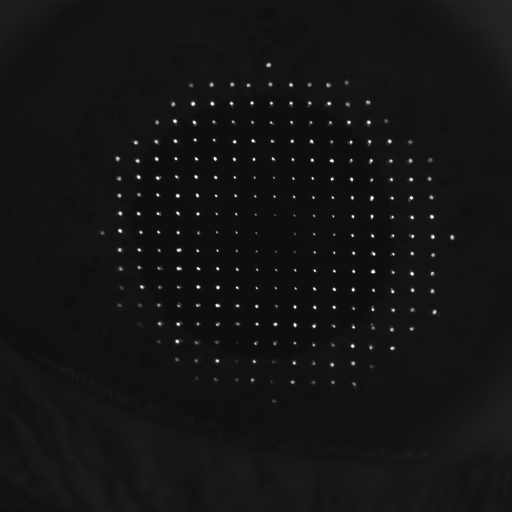
#> input picture 21-09-26-VL-Analysis/images/ojoizq2907sma.jpg, 1024 x 1024 px (shown at 1/2 size)
$ jupyter execute --allow-errors imgprocessing_od.ipynb
#> lines starting #> are read from the running program, lines starting #| are printed output that depends on the picture; after the words box and inside, x2 and y2 are one past the last pixel; in counts of white or black regions, pixels touching at a corner belong together
[cell 1]
import cv2 as cv
import numpy as np
import matplotlib.pyplot as plt
import os
import scipy.ndimage as ndi
from sklearn.cluster import KMeans
import pandas as pd

[cell 2]
root = os.getcwd()
print(root)
input_img_path = "./../images/ojoizq2907sma.jpg"
img_gray = cv.imread(input_img_path, cv.IMREAD_GRAYSCALE) #Rows and columns
#> img_gray is the input picture: shape (1024, 1024); min 0, max 255, mean 19.9

[cell 3]
plt.figure(figsize=(10,10))
plt.imshow(img_gray, cmap="gray")

[cell 4]
# --- 1. Parameters ---
threshold_value = 36
expected_spots = 252  # The number of spots detectable by the camera
number_of_columns = 19
output_filename = './../data/21-09-26-od.txt'

# --- 2. Load the Image ---
root = os.getcwd()
img_path = os.path.join(root, input_img_path)
# Ensure the slicing [:, 72:552] matches your specific image ROI
img_gray = cv.imread(img_path, cv.IMREAD_GRAYSCALE)

if img_gray is None:
    print(f"Error: Could not load image '{img_path}'.")
else:
    # Apply the crop as per your snippet
    print(f"Successfully loaded image with shape {img_gray.shape}")
#| Successfully loaded image with shape (1024, 1024)

    # --- 3. Isolate the Spots ---
    ret, binary_mask = cv.threshold(img_gray, threshold_value, 255, cv.THRESH_BINARY)
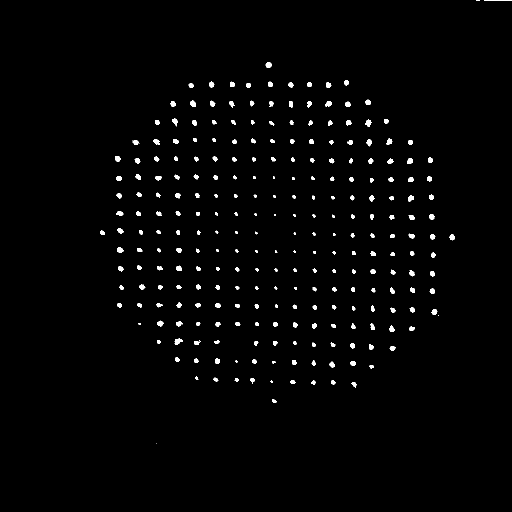
#> binary_mask: shape (1024, 1024) (shown at 1/2 size); 1.5% white; 262 white regions (18 under 20 px), largest, box (x1, y1, x2, y2) and area: (349, 677, 366, 690) 129, (731, 239, 743, 254) 117, (531, 124, 544, 136) 111
#> ret = 36
    print(f"Created binary mask with threshold={threshold_value}.")

    # --- 4. Find Labels and Stats ---
    num_labels, labels_matrix, stats, centroids = cv.connectedComponentsWithStats(binary_mask)
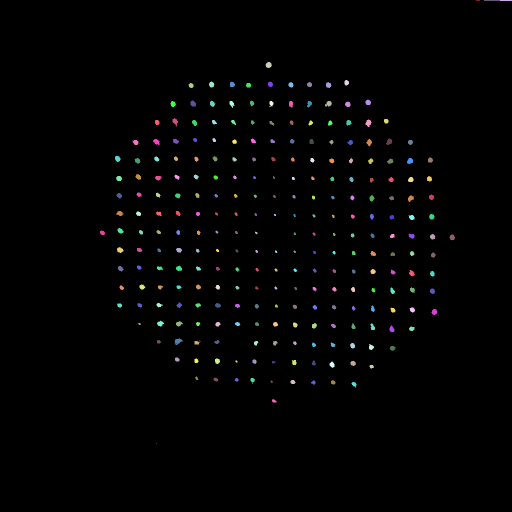
#> labels_matrix: shape (1024, 1024) int32 (shown at 1/2 size); 263 distinct labels, from 0 to 262; one colour per label, 0 black
#> num_labels = 263; stats = 263 rows, first 6: [0, 0, 1024, 1024, 1032628], [952, 0, 8, 1, 8], [968, 0, 56, 2, 80], [531, 124, 13, 12, 111], [689, 160, 9, 11, 79], [418, 163, 11, 12, 95]; centroids = 263 pairs, first value 204.3 to 1000.3, second value 0 to 887

    all_blob_sizes = stats[1:, cv.CC_STAT_AREA]
#> all_blob_sizes = 262 values, max 129 at index 226, min 1 at index 52, mean 60.87
    all_blob_sizes_sorted = sorted(all_blob_sizes, reverse=True)
#> all_blob_sizes_sorted = 262 values, max 129 at index 0, min 1 at index 257, mean 60.87

    print(f"Found {len(all_blob_sizes_sorted)} total blobs.")
#| Found 262 total blobs.

    # --- 5 & 6. Logic to Find Valid Indices ---
    valid_indices = []

    if len(all_blob_sizes_sorted) < expected_spots:
        print(f"*** ERROR: Found fewer than {expected_spots} spots. Lower the threshold. ***")

    elif len(all_blob_sizes_sorted) == expected_spots:
        # CASE 2: Exact match (No noise)
        print(f"--- Exact match ({expected_spots} spots). Keeping all. ---")
        valid_indices = list(range(1, num_labels)) # Keep all labels

    else:
        # CASE 3: More spots than expected (Filter noise)
        size_of_last_spot = all_blob_sizes_sorted[expected_spots - 1]
#> size_of_last_spot = 14
        size_of_first_noise = all_blob_sizes_sorted[expected_spots]
#> size_of_first_noise = 8
        min_spot_size = (size_of_last_spot + size_of_first_noise) / 2
#> min_spot_size = 11

        print(f"--- Filtering noise. Cutoff size: {int(min_spot_size)} ---")
#| --- Filtering noise. Cutoff size: 11 ---

        for label_id in range(1, num_labels):
            if stats[label_id, cv.CC_STAT_AREA] > min_spot_size:
                valid_indices.append(label_id)
#> after the loop, valid_indices = 252 values from 2 to 261

    # --- Proceed only if we have valid spots ---
    if len(valid_indices) > 0:
        print(f"Processing {len(valid_indices)} valid spots...")
#> (printed output is left out)

        # --- 7. Calculate Centroids ---
        precise_centroids_yx = ndi.center_of_mass(img_gray, labels=labels_matrix, index=valid_indices)
#> precise_centroids_yx = 252 pairs, first value 0.294 to 801.6, second value 204.4 to 1000.3

        # --- 8. Organize with Clustering ---
        centroids_xy = [(coord[1], coord[0]) for coord in precise_centroids_yx]
#> centroids_xy = 252 pairs, first value 204.4 to 1000.3, second value 0.294 to 801.6
        x_coords = np.array([c[0] for c in centroids_xy]).reshape(-1, 1)
#> x_coords = 252 values, max 1000.3 at index 0, min 204.4 at index 119, mean 550.7

        if len(x_coords) < number_of_columns:
            print(f"Error: Not enough spots to form {number_of_columns} columns.")
        else:
            kmeans = KMeans(n_clusters=number_of_columns, n_init=10, random_state=0)
            column_labels = kmeans.fit_predict(x_coords)
#> column_labels = 252 values, max 18 at index 135, min 0 at index 59, mean 8.32

            cluster_centers = kmeans.cluster_centers_.flatten()
            cluster_sort_order = np.argsort(cluster_centers)
            cluster_map = {original: sorted_id for sorted_id, original in enumerate(cluster_sort_order)}

            sortable_list = []
            for i in range(len(centroids_xy)):
                spot_xy = centroids_xy[i]
                original_id = column_labels[i]
                sorted_id = cluster_map[original_id]
                # Sort by Column ID first, then Y-coordinate
                sortable_list.append(((sorted_id, spot_xy[1]), spot_xy))
#> this loop made 252 passes
#> (spot_xy, original_id, sorted_id) on passes 1 to 3: ((1000.3, 0.294), 14, 18), ((536.9, 129.6), 9, 8), ((692.8, 164.9), 13, 12)
#> after the loop, sortable_list = 252 items

            sorted_list = sorted(sortable_list, key=lambda x: x[0])
#> sorted_list = 252 items
            sorted_centroids = [item[1] for item in sorted_list]
#> sorted_centroids has the same summary as centroids_xy

            print("Sorted all centroids correctly using column clustering.")

            # --- 9. Manually Insert the Center Point ---
            manual_point = (550.0, 468.0)
            insert_index = 126

            # Check if the list has the expected spots (252)
            if len(sorted_centroids) == expected_spots:
                sorted_centroids.insert(insert_index, manual_point)
                print(f"Manually inserted point {manual_point} at index {insert_index}.")
            else:
                print(f"*** WARNING: Did not insert manual point. Expected {expected_spots} spots but found {len(sorted_centroids)}. ***")

            # --- 10. Save to File ---
            with open(output_filename, 'w') as f:
                for i, (x, y) in enumerate(sorted_centroids):
                    label = i + 1
                    f.write(f"{label} {x:.8f} {y:.8f}\n")
#> this loop made 253 passes
#> (x, y) on passes 1 to 3: (234.9, 317.1), (237.8, 356.8), (238.3, 390.8)

            print(f"Successfully saved {len(sorted_centroids)} sorted spots to '{output_filename}'.")
#| Successfully saved 253 sorted spots to './../data/21-09-26-od.txt'.
    else:
        print("No valid spots found to process.")

#> (a cell that did not finish here is left out)

#> (a cell that did not finish here is left out)

#> (a cell that did not finish here is left out)

[cell 8]
matA_hpref = np.zeros((1024,1024))

#> (a cell that did not finish here is left out)

#> (a cell that did not finish here is left out)

[cell 11]
plt.figure(figsize=(12,12))
plt.imshow(matA_hpref, cmap="grey")
plt.xlabel('Width [pixels]', size=13)
plt.ylabel('Height [pixels]', size=13)
plt.xticks(np.arange(0, 1024, 50))
plt.yticks(np.arange(0, 1024, 50))
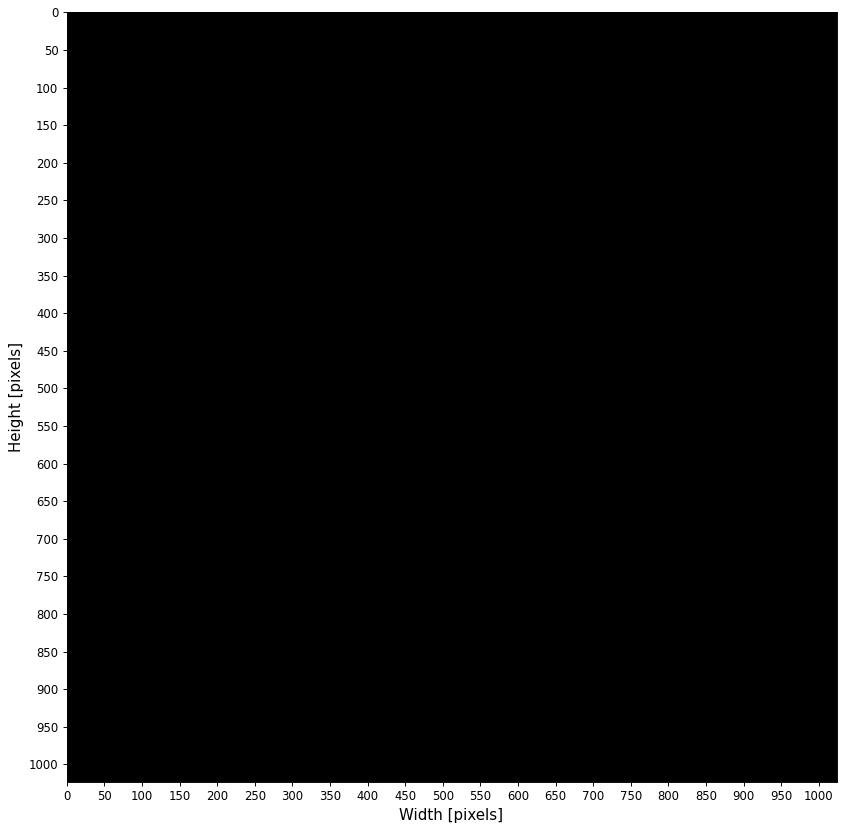
#> figure drawn by matplotlib, 1 panel

$ run again, with 21-09-26-VL-Analysis/images/ojoderechosinmirilla2907.jpg copied over 21-09-26-VL-Analysis/images/ojoizq2907sma.jpg
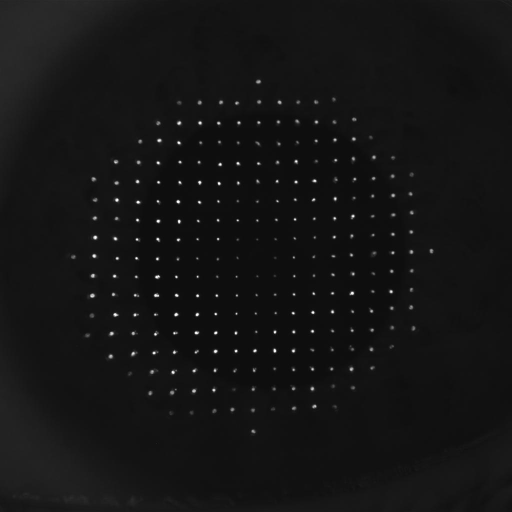
#> input picture 21-09-26-VL-Analysis/images/ojoderechosinmirilla2907.jpg, 1024 x 1024 px (shown at 1/2 size)
#> img_gray is the input picture: shape (1024, 1024); min 0, max 255, mean 20.6
#| Successfully loaded image with shape (1024, 1024)
#> `ret, binary_mask = cv.threshold(img_gray, threshold_value, 255, cv.THR..`:
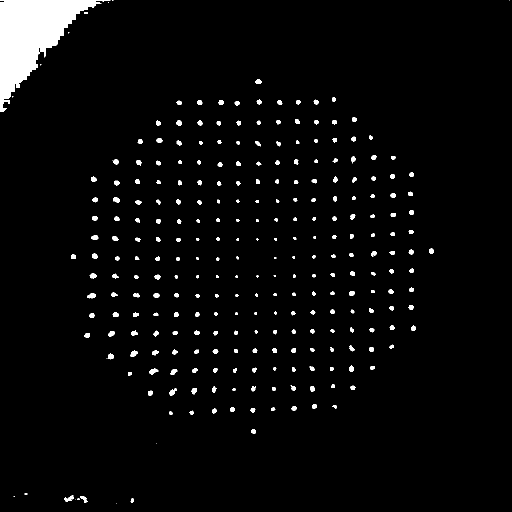
#> binary_mask: shape (1024, 1024) (shown at 1/2 size); 3.4% white; 272 white regions (19 under 20 px), largest, box (x1, y1, x2, y2) and area: (0, 0, 221, 224) 19810, (175, 586, 192, 597) 131, (298, 737, 317, 749) 130
#> ret = 36
#> `num_labels, labels_matrix, stats, centroids = cv.connectedComponentsWi..`:
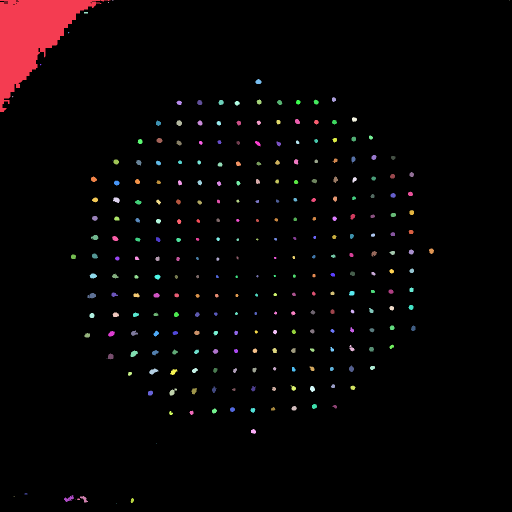
#> labels_matrix: shape (1024, 1024) int32 (shown at 1/2 size); 273 distinct labels, from 0 to 272; one colour per label, 0 black
#> num_labels = 273; stats = 273 rows, first 6: [0, 0, 1024, 1024, 1012953], [0, 0, 221, 224, 19810], [224, 0, 3, 1, 3], [1018, 0, 1, 1, 1], [216, 4, 2, 2, 3], [168, 24, 8, 3, 24]; centroids = 273 pairs, first value 24.67 to 1018, second value 0 to 1007
#> all_blob_sizes = 272 values, max 19810 at index 0, min 1 at index 2, mean 131
#> all_blob_sizes_sorted = 272 values, max 19810 at index 0, min 1 at index 266, mean 131
#| Found 272 total blobs.
#> size_of_last_spot = 20
#| --- Filtering noise. Cutoff size: 20 ---
#> after the loop `for label_id in range(1, num_labels):`: valid_indices = 251 values from 1 to 270
#> (printed output is left out)
#> precise_centroids_yx = 251 pairs, first value 25 to 1000.5, second value 61.43 to 862.4
#> centroids_xy = 251 pairs, first value 61.43 to 862.4, second value 25 to 1000.5
#> x_coords = 251 values, max 862.4 at index 118, min 61.43 at index 0, mean 503
#> column_labels = 251 values, max 18 at index 1, min 0 at index 23, mean 8.71
#> the loop `for i in range(len(centroids_xy)):` made 251 passes
#> (spot_xy, original_id, sorted_id) on passes 1 to 3: ((61.43, 70.8), 16, 0), ((171.5, 25), 18, 2), ((516.5, 163.1), 8, 10)
#> after the loop `for i in range(len(centroids_xy)):`: sortable_list = 251 items
#> sorted_centroids has the same summary as centroids_xy
#| *** WARNING: Did not insert manual point. Expected 252 spots but found 251. ***
#> the loop `for i, (x, y) in enumerate(sorted_centroids):` made 251 passes
#> (x, y) on passes 1 to 3: (61.43, 70.8), (146.4, 513.3), (137.8, 997.1)
#| Successfully saved 251 sorted spots to './../data/21-09-26-od.txt'.

$ run again, with 21-09-26-VL-Analysis/images/ojoizqcm32907.jpg copied over 21-09-26-VL-Analysis/images/ojoizq2907sma.jpg
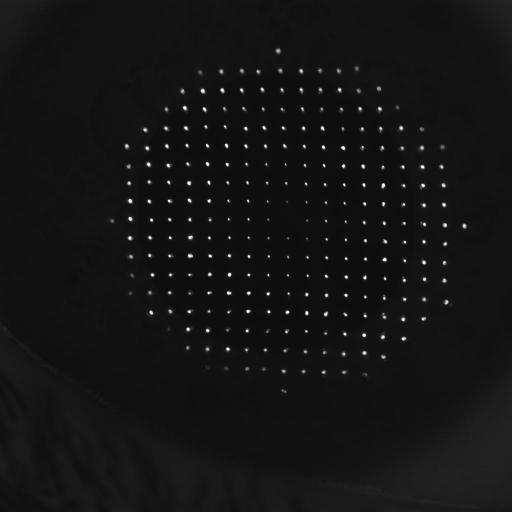
#> input picture 21-09-26-VL-Analysis/images/ojoizqcm32907.jpg, 1024 x 1024 px (shown at 1/2 size)
#> img_gray is the input picture: shape (1024, 1024); min 0, max 255, mean 20.4
#| Successfully loaded image with shape (1024, 1024)
#> `ret, binary_mask = cv.threshold(img_gray, threshold_value, 255, cv.THR..`:
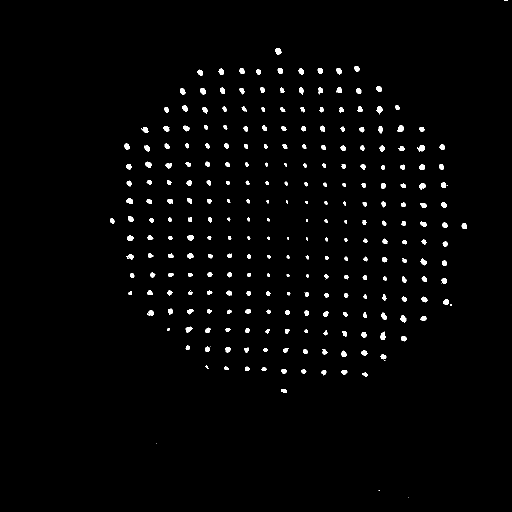
#> binary_mask: shape (1024, 1024) (shown at 1/2 size); 1.7% white; 268 white regions (17 under 20 px), largest, box (x1, y1, x2, y2) and area: (834, 290, 850, 304) 137, (550, 96, 563, 109) 126, (760, 663, 771, 680) 125
#> ret = 36
#> `num_labels, labels_matrix, stats, centroids = cv.connectedComponentsWi..`:
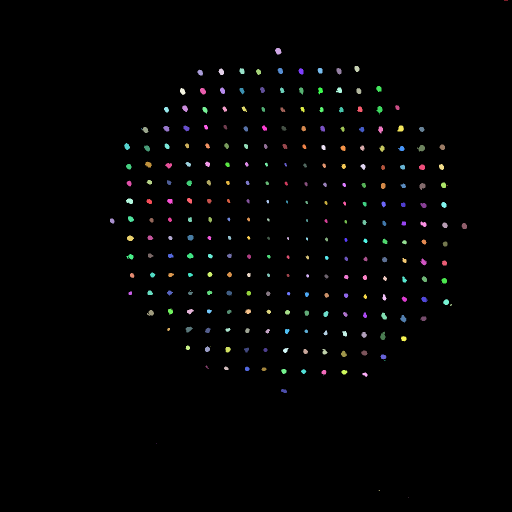
#> labels_matrix: shape (1024, 1024) int32 (shown at 1/2 size); 269 distinct labels, from 0 to 268; one colour per label, 0 black
#> num_labels = 269; stats = 269 rows, first 6: [0, 0, 1024, 1024, 1030636], [1008, 0, 8, 1, 8], [550, 96, 13, 13, 126], [709, 132, 10, 12, 96], [437, 137, 11, 13, 106], [479, 136, 10, 12, 95]; centroids = 269 pairs, first value 223.9 to 1011.5, second value 0 to 994
#> all_blob_sizes = 268 values, max 137 at index 68, min 1 at index 35, mean 66.94
#> all_blob_sizes_sorted = 268 values, max 137 at index 0, min 1 at index 259, mean 66.94
#| Found 268 total blobs.
#> size_of_last_spot = 19
#> size_of_first_noise = 12
#> min_spot_size = 15.5
#| --- Filtering noise. Cutoff size: 15 ---
#> after the loop `for label_id in range(1, num_labels):`: valid_indices = 252 values from 2 to 265
#> (printed output is left out)
#> precise_centroids_yx = 252 pairs, first value 101.6 to 781.6, second value 224 to 928.4
#> centroids_xy = 252 pairs, first value 224 to 928.4, second value 101.6 to 781.6
#> x_coords = 252 values, max 928.4 at index 134, min 224 at index 123, mean 571.1
#> column_labels = 252 values, max 18 at index 123, min 0 at index 46, mean 8.06
#> the loop `for i in range(len(centroids_xy)):` made 252 passes
#> (spot_xy, original_id, sorted_id) on passes 1 to 3: ((556, 101.6), 12, 9), ((713.4, 136.9), 5, 13), ((442.3, 142.9), 7, 6)
#> after the loop `for i in range(len(centroids_xy)):`: sortable_list = 252 items
#> sorted_centroids has the same summary as centroids_xy
#> the loop `for i, (x, y) in enumerate(sorted_centroids):` made 253 passes
#> (x, y) on passes 1 to 3: (224, 441.4), (253.3, 292.3), (257.2, 332.7)
#| Successfully saved 253 sorted spots to './../data/21-09-26-od.txt'.
